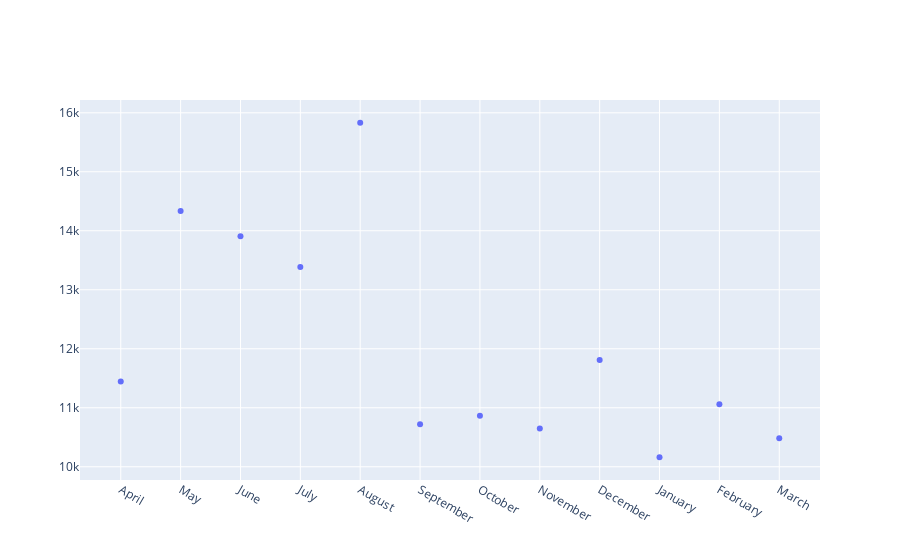

Notebook cell for this chart:
### Code cell
fig = go.Figure(data=)
fig.show()

### Figure 1 — Plotly figure (JSON) as saved in the notebook; plotly's stock layout.template omitted (floating-point values rounded to 4 significant figures)
{"data": [{"mode": "markers", "type": "scatter", "x": ["April", "May", "June", "July", "August", "September", "October", "November", "December", "January", "February", "March"], "y": [11440.0, 14340.0, 13910.0, 13390.0, 15830.0, 10720.0, 10860.0, 10650.0, 11810.0, 10160.0, 11060.0, 10480.0]}], "layout": {}}
